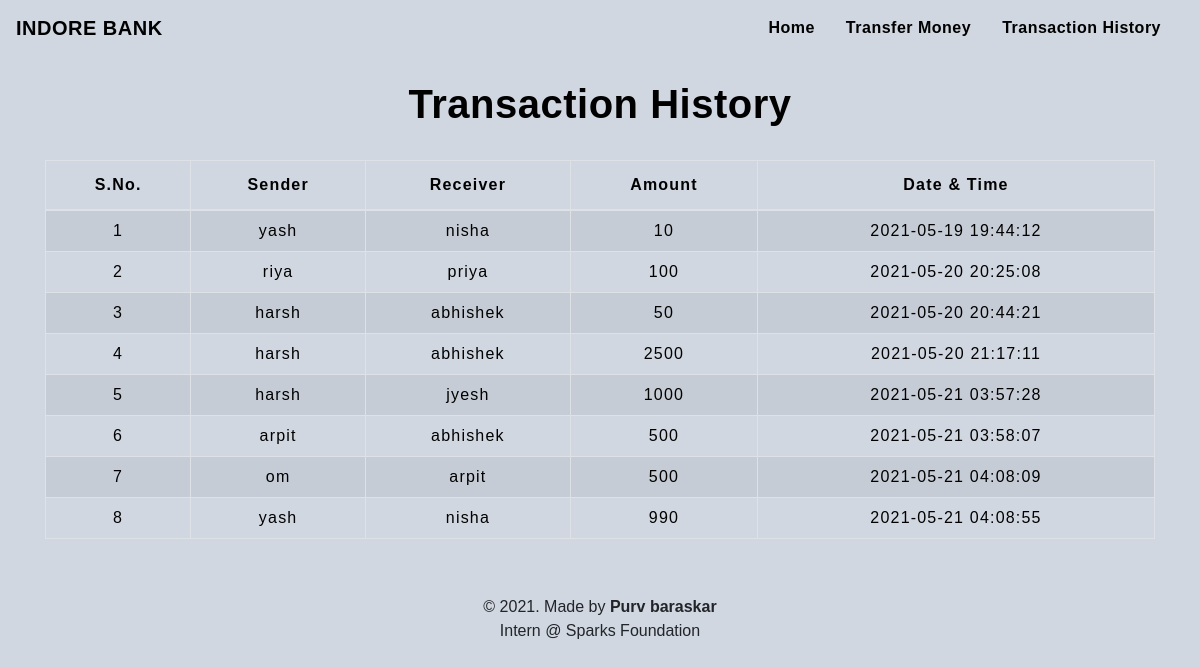
The page /transactionhistory.php on the database its author committed.
### tables this page shows
CREATE TABLE `transaction` (
  `trans_id` int(5) NOT NULL,
  `sender` varchar(20) NOT NULL,
  `receiver` varchar(20) NOT NULL,
  `balance` int(10) NOT NULL,
  `date` timestamp NOT NULL DEFAULT current_timestamp() ON UPDATE current_timestamp()
);

### transactionhistory.php (the view, shortened to what this page needs)
<!DOCTYPE html>
<html lang="en">
<head>
    <link rel="stylesheet" href="https://stackpath.bootstrapcdn.com/bootstrap/4.5.2/css/bootstrap.min.css">
    <link rel="stylesheet" type="text/css" href="css/table.css">
    <link rel="stylesheet" type="text/css" href="css/navbar.css">
</head>
<body style="background-color :#D1D7E0;">
<?php
  include 'navbar.php';
?>
	<div class="container">
        <h2 class="text-center pt-4" style="color : black;"><b>Transaction History</b></h2>
       <br>
       <div class="table-responsive-sm">
    <table class="table table-hover table-striped table-condensed table-bordered">
        <thead style="color : black;">
            <tr>
                <th class="text-center">S.No.</th>
                <th class="text-center">Sender</th>
                <th class="text-center">Receiver</th>
                <th class="text-center">Amount</th>
                <th class="text-center">Date & Time</th>
            </tr>
        </thead>
        <tbody>
        <?php
            include 'config.php';
            $sql ="select * from transaction";
            $query =mysqli_query($conn, $sql);
            while($rows = mysqli_fetch_assoc($query))
            {
        ?>
            <tr style="color : black;">
            <td class="py-2"><?php echo $rows['trans_id']; ?></td>
            <td class="py-2"><?php echo $rows['sender']; ?></td>
            <td class="py-2"><?php echo $rows['receiver']; ?></td>
            <td class="py-2"><?php echo $rows['balance']; ?> </td>
            <td class="py-2"><?php echo $rows['date']; ?> </td>
        <?php
            }
        ?>
        </tbody>
    </table>
    </div>
</div>
<footer class="text-center mt-5 py-2">
            <p>&copy 2021. Made by <b>Purv baraskar</b> <br> Intern @ Sparks Foundation</p>
</footer>
</body>
</html>

### navbar.php (shortened to what this page needs)
<nav class="navbar navbar-expand-md navbar-light bg-grey">
<a class="navbar-brand" href="index.php" style="color : black;"><b>INDORE BANK</b></a>
<div class="collapse navbar-collapse" id="collapsibleNavbar">
      <ul class="navbar-nav ml-auto">
        <li class="nav-item">
          <a class="nav-link" href="index.php" style="color : black;"><b>Home</b></a>
        </li>
        <li class="nav-item">
          <a class="nav-link" href="transfermoney.php" style="color : black;"><b>Transfer Money</b></a>
        </li>
        <li class="nav-item">
          <a class="nav-link" href="transactionhistory.php" style="color : black  ;"><b>Transaction History</b></a>
        </li>
    </div>
 </nav>

### table.css (style rules this page uses)
* { padding: 0; margin: 0; box-sizing: border-box; font-family: sans-serif; }
h2 { font-size: 40px; }
table { letter-spacing: 1.2px; }
td { text-align: center; }

### navbar.css (style rules this page uses)
.nav-link { margin-right: 15px; color:#2F363F; letter-spacing: 0.5px; transition: 0.5s; }
.navbar-brand { color: #4C4B4B; letter-spacing: 0.5px; }
h2 { color: #4C4B4B; letter-spacing: 0.5px; font-family: raleway; }

### rows shown on the page
transaction: trans_id "1", sender "yash", receiver "nisha", balance "10", date "2021-05-19 19:44:12"
transaction: trans_id "2", sender "riya", receiver "priya", balance "100", date "2021-05-20 20:25:08"
transaction: trans_id "3", sender "harsh", receiver "abhishek", balance "50", date "2021-05-20 20:44:21"
transaction: trans_id "4", sender "harsh", receiver "abhishek", balance "2500", date "2021-05-20 21:17:11"
transaction: trans_id "5", sender "harsh", receiver "jyesh", balance "1000", date "2021-05-21 03:57:28"
transaction: trans_id "6", sender "arpit", receiver "abhishek", balance "500", date "2021-05-21 03:58:07"
transaction: trans_id "7", sender "om", receiver "arpit", balance "500", date "2021-05-21 04:08:09"
transaction: trans_id "8", sender "yash", receiver "nisha", balance "990", date "2021-05-21 04:08:55"
